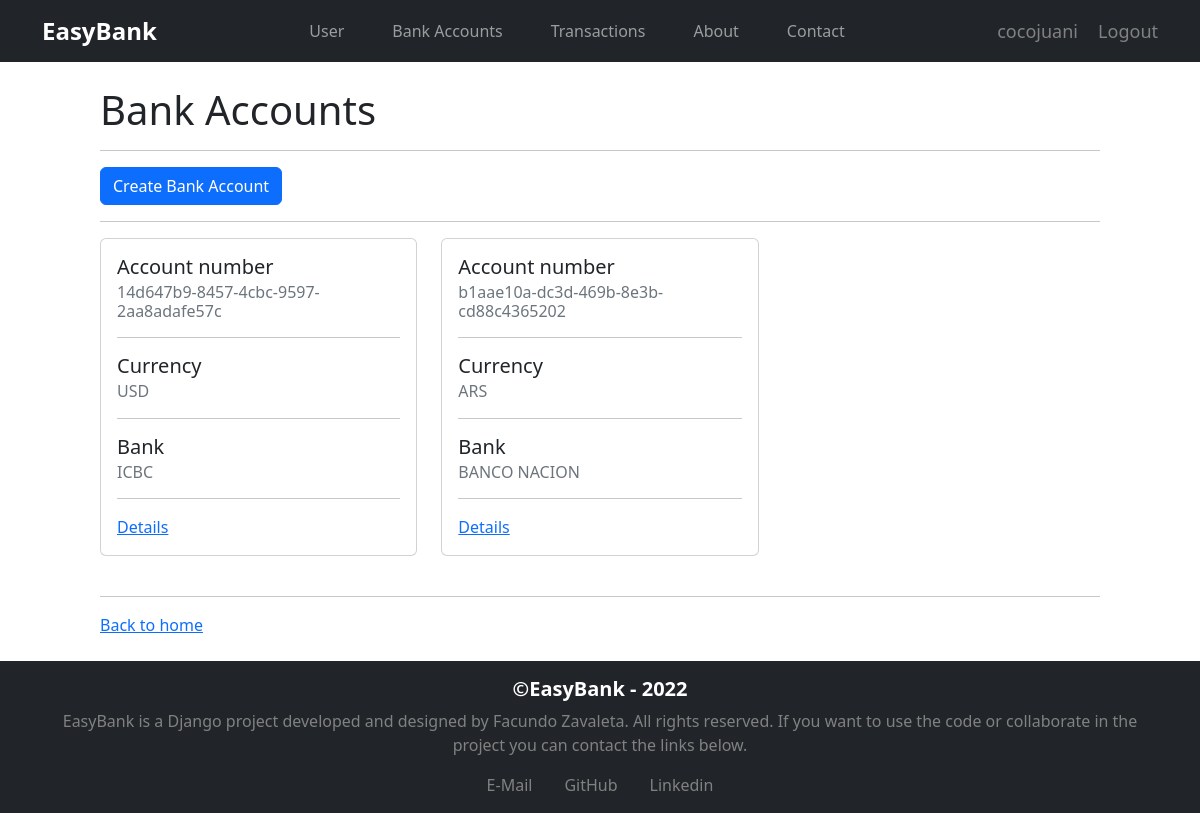
The page /bankaccounts/ (signed in) on the database its author committed.
### bankaccounts/models.py (models this page shows, shortened)
class BankAccount(models.Model):
    account_number = models.UUIDField(primary_key = True, default = uuid.uuid4, editable = False)
    balance = models.DecimalField(max_digits=12, decimal_places=2)
    currency = models.CharField(max_length=3, choices=CURRENCY_CHOICES)
    user = models.ForeignKey(User, on_delete=models.CASCADE)
    bank = models.CharField(max_length=20, choices=BANK_CHOICES)
    created_on = models.DateTimeField(default=datetime.now())

### bankaccounts/views.py (the view)
# urls.py: path("", views.bankaccounts_index, name="bankaccounts_index"),
def bankaccounts_index(request):
    bankaccounts = BankAccount.objects.filter(user__id=request.user.id)
    context = {
        'bankaccounts': bankaccounts,
    }
    return render(request, 'bankaccounts_index.html', context)

### bankaccounts/templates/bankaccounts_index.html
{% extends "base.html" %}
{% block page_content %}
{% if user.is_authenticated %}
<br>
<h1>Bank Accounts</h1>
<hr>
<a href="{% url 'bankaccounts_create' %}" class="btn btn-primary">Create Bank Account</a>
<hr>
{% for bankaccount in bankaccounts %}
{% if forloop.counter0|divisibleby:3 %}
<div class="row">
{% endif %}
<div class="col-sm-4">
    <div class="card">
        <div class="card-body">
        <h5 class="card-title">Account number</h5>
        <h6 class="card-subtitle mb-2 text-muted">{{ bankaccount.account_number }}</h6>
        <hr>
        <h5 class="card-title">Currency</h5>
        <h6 class="card-subtitle mb-2 text-muted">{{ bankaccount.currency }}</h6>
        <hr>
        <h5 class="card-title">Bank</h5>
        <h6 class="card-subtitle mb-2 text-muted">{{ bankaccount.bank }}</h6>
        <hr>
        <a href="{{ bankaccount.account_number }}" class="card-link">Details</a>
        </div>
    </div>
</div>
{% if forloop.counter|divisibleby:3 or forloop.last %}
</div>
<br>
{% endif %}
{% empty %}
<br>
No bank accounts created.
<br>
<br>
{% endfor %}
<hr>
<a href="{% url 'home' %}">Back to home</a>
<br>
<br>
{% else %}
<br>
You must <a href="{% url 'users:login' %}">Login</a> to see this page. Back to <a href="{% url 'home' %}">home</a>.
<br>
<br>
{% endif %}
{% endblock %}

### easybank/templates/nav.html (shortened to what this page needs)
<nav class="navbar navbar-expand-lg navbar-dark bg-dark">
    <div class="container">
        <a class="navbar-brand fs-4" href="{% url 'home' %}"><strong>EasyBank</strong></a>
        <div class="collapse navbar-collapse d-flex justify-content-around" id="navbarSupportedContent">
          <ul class="navbar-nav">
            <li class="nav-item mx-3">
              <a class="nav-link" href="{% url 'users:users_index' %}">User</a>
            </li>
            <li class="nav-item mx-3">
              <a class="nav-link" href="{% url 'bankaccounts_index' %}">Bank Accounts</a>
            </li>
            <li class="nav-item mx-3">
              <a class="nav-link" href="{% url 'transactions_index' %}">Transactions</a>
            </li>
            <li class="nav-item mx-3">
              <a class="nav-link" href="{% url 'about' %}">About</a>
            </li>
            <li class="nav-item mx-3">
              <a class="nav-link" href="{% url 'contact' %}">Contact</a>
            </li>
          </ul>
        </div>
        <div class="nav-item">
            {% if user.is_authenticated %}
            <a href="{% url 'users:users_index' %}" class="btn-primary ms-3">{{ user.username }}</a>
            <a href="{% url 'users:logout' %}" class="btn-primary ms-3">Logout</a>
            {% else %}
            <a href="{% url 'users:login' %}" class="btn-primary ms-3">Login</a>
            <a href="{% url 'users:register' %}" class="btn-primary ms-3">Register</a>
            {% endif %}
        </div>
    </div>
</nav>

### static/css/style.css (style rules this page uses)
nav a { font-size: 18px; text-decoration: none; color: #818181; }

### rows shown on the page
BankAccount: account_number "14d647b9-8457-4cbc-9597-2aa8adafe57c", currency "USD", bank "ICBC"
BankAccount: account_number "b1aae10a-dc3d-469b-8e3b-cd88c4365202", currency "ARS", bank "BANCO NACION"

### other values the page prints
{{ user.username }} "cocojuani"
